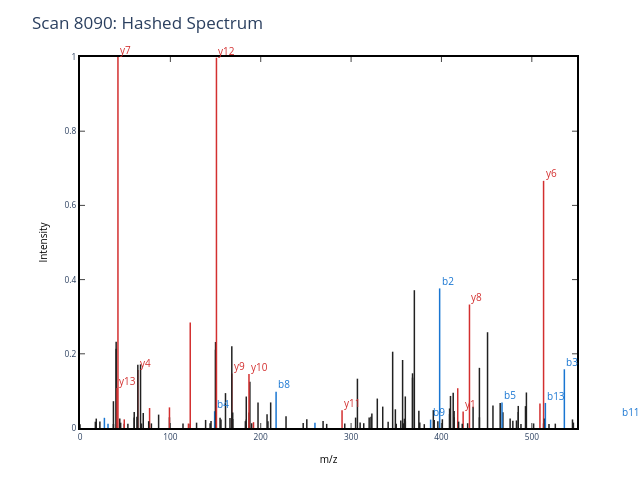

The code cell stored with this chart in its notebook:
### Code cell
hash_buckets = 800  # Target dimensionality

def hasher(num: int) -> int:
    """
    Hash function that maps sparse indices to a fixed number of buckets.

    Input: Large sparse index (e.g., 12910)
    Output: Small bucket index (0 to 399)
    """
    # Convert integer to bytes for hashing (rapidhash expects byte input)
    byte_representation = int(num).to_bytes(8, 'little')
    # Hash and mod to get bucket index in range [0, hash_buckets-1]
    return rapidhash(byte_representation) % hash_buckets

# Set-up
hashed_mz = []
hashed_intensity = []
hash_matrix = [0] * hash_buckets
mz_intensity_map = {}
for i, mz in enumerate(scan_8090.mz):
    mz_intensity_map[to_idx(mz)] = scan_8090.intensity[i]

# Hash the mz and add the intensities as we go
for sparse_idx, intensity in mz_intensity_map.items():
    bucket_idx = hasher(sparse_idx)
    hash_matrix[bucket_idx] += intensity
    hashed_mz.append(bucket_idx)
    hashed_intensity.append(hash_matrix[bucket_idx])

# Update the hashed mz and intensities
scan_8090.hashed_mz = hashed_mz
scan_8090.hashed_intensity = hashed_intensity

# Create a hashed_spectrum SWT object for plotting purposes only
hashed_spectrum = get_SWT_object(
    mzml_path='04-17-23_CA_Tryp_HCD_10min_CLEAN-calib.mzML',
    scan_number = 8090,
    full_sequence = 'AVVQ[Deamidated]DPALKPLALVYGEATSR',
)
for i in range (len(hashed_spectrum.mz)):
    hashed_spectrum.mz[i] = scan_8090.hashed_mz[i] #Re-writing the mz_array with the hashed mz values
    hashed_spectrum.intensity[i] = scan_8090.hashed_intensity[i] #Re-writing the intensity_array with the summed intensity values

# Plot the hashed spectrum
plot_MS2(hashed_spectrum, 'Scan 8090: Hashed Spectrum')
